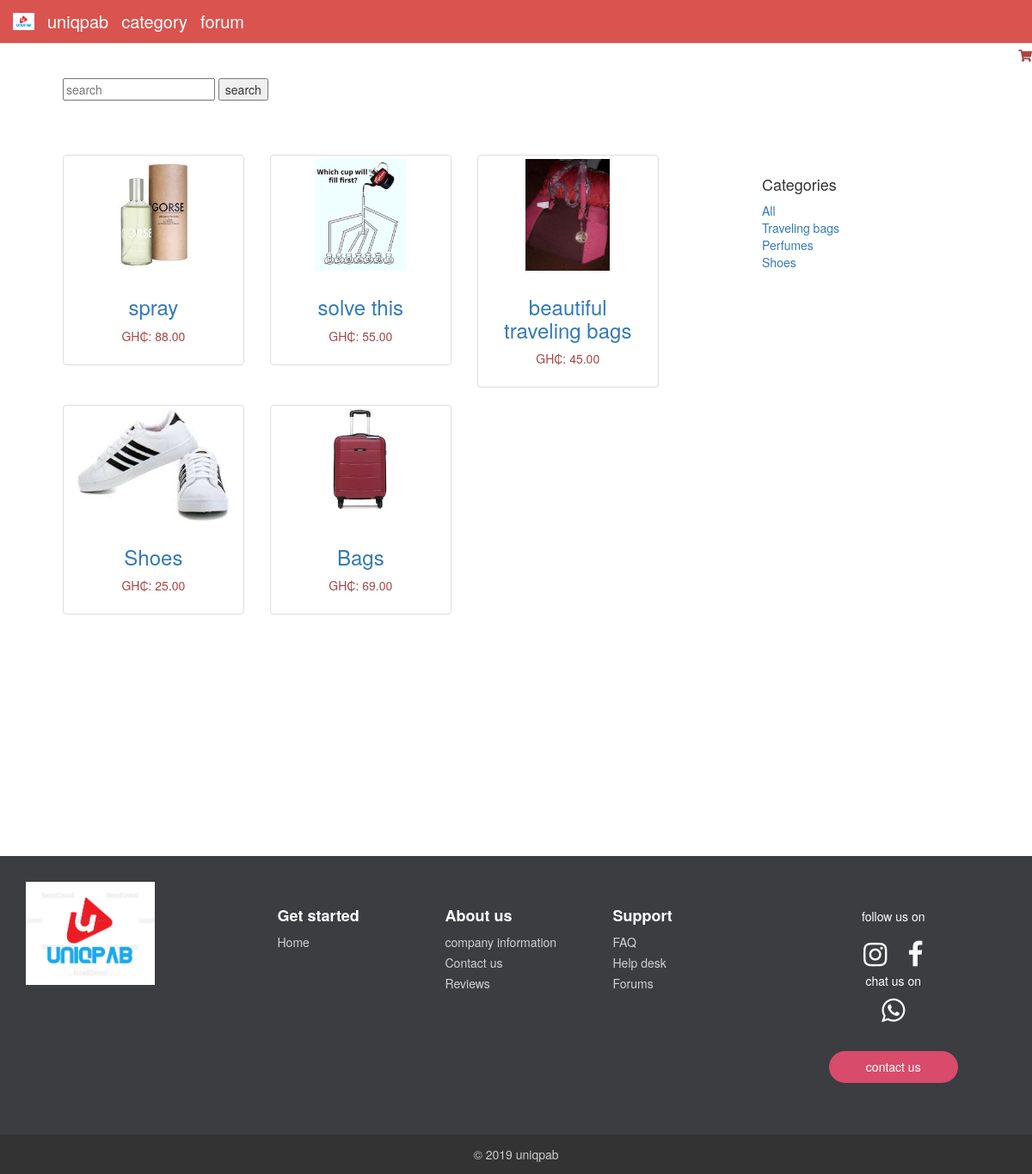
The page /aggrey on the database its author committed.
### shop/models.py (models this page shows, shortened)
class Product(models.Model):
    category = models.ForeignKey(Category, related_name='products_img', on_delete=models.CASCADE)
    name = models.CharField(max_length=100, db_index=True)
    slug = models.SlugField(max_length=100, db_index=True)
    description = models.TextField(blank=True)
    price = models.DecimalField(max_digits=10, decimal_places=2)
    available = models.BooleanField(default=True)
    stock = models.PositiveIntegerField()
    created_at = models.DateTimeField(auto_now_add=True)
    updated_at = models.DateTimeField(auto_now=True)
    image = models.ImageField(upload_to='products_img/%Y/%m/%d', blank=False,null=True)
    image1 = models.ImageField(upload_to='products_img/%Y/%m/%d', blank=True,null=True)
    image2 = models.ImageField(upload_to='products_img/%Y/%m/%d', blank=True,null=True)
    image3 = models.ImageField(upload_to='products_img/%Y/%m/%d', blank=True,null=True)
    class Meta:
        ordering = ('-name', )
        index_together = (('id', 'slug'),)
    def get_absolute_url(self):
        return reverse('shop:product_detail', args=[self.id, self.slug])

class Category(models.Model):
    name = models.CharField(max_length=150, db_index=True)
    slug = models.SlugField(max_length=150, unique=True ,db_index=True)
    created_at = models.DateTimeField(auto_now_add=True)
    updated_at = models.DateTimeField(auto_now=True)
    image = models.ImageField(upload_to='category_img/%Y/%m/%d', blank=False,null=True)
    class Meta:
        ordering = ('-created_at', )
        verbose_name = 'category'
        verbose_name_plural = 'categories'
    def get_absolute_url(self):
        return reverse('shop:product_list_by_category', args=[self.slug])

### shop/views.py (the view)
# urls.py: path('aggrey', views.product_list, name ='product_list'),
def product_list(request, category_slug=None):
    category = None
    categories = Category.objects.all()
    queryset_list = Product.objects.filter(available=True)
    query = request.GET.get('keyword')
    if query:
        queryset_list = queryset_list.filter(Q(name__icontains = query)|Q(price__lte=query))
    if category_slug:
        category = get_object_or_404(Category, slug=category_slug)
        products = Product.objects.filter(category=category)
    context = {
        'category': category,
        'categories': categories,
        'products': queryset_list,
    }
    return render(request, 'shop/product/list.html', context)

### cart/cart.py (called while the page is built)
    def __len__(self):
        return sum(item['quantity'] for item in self.cart.values())

### cart/context_processors.py (called while the page is built)
def cart(request):
    return {'cart': Cart(request)}

### shop/templates/shop/product/list.html (shortened to what this page needs)
{% extends 'shop/base.html' %}
{% load static %}
{% block content %}
<div class="container-fluid">
    <form method="GET" action="">
  <input class="my-3" type="text" name="keyword" id="" placeholder="search" value="{{ request.GET.keyword }}">
  <button type="submit">search</button>
  <div class="row" style="margin-top: 6%">
    <div class="col-sm-8 blog-main">
      <div class="blog-post">
        <div class="row">
            {% for product in products %}
            <div class="col-md-4">
              <div class="thumbnail">
                <a href="{{ product.get_absolute_url }}">
                  <img
                    src="{% if product.image %} {{ product.image.url }} {% else %} {% static 'img/default.jpg' %} {% endif %}"
                    alt="..." style="height: 130px; width: auto">
                </a>
                <div class="caption">
                  <h3 class="text-center">
                    <a href="{{ product.get_absolute_url }}">{{ product.name }}</a>
                  </h3>
                  <p class="text-center text-danger">GH₵: {{ product.price }}</p>
                </div>
              </div>
            </div>
            {% endfor %}
        </div>
      </div>
    </div>
    <div class="col-sm-3 col-sm-offset-1 blog-sidebar">
      <div class="sidebar-module">
        <h4>Categories</h4>
        <ol class="list-unstyled">
          <li {% if not category %} class="active" {% endif %}><a href="{% url 'shop:product_list' %}">All</a></li>
          {% for c in categories %}
          <li {% if category.slug == c.slug %} class="active" {% endif %}>
            <a href="{{ c.get_absolute_url }}">{{ c.name }}</a>
          </li>
          {% endfor %}
        </ol>
      </div>
    </div>
  </div>
</div>
{% endblock %}

### shop/templates/shop/base.html (shortened to what this page needs)
<!DOCTYPE html>
{% load static %}
<html lang="en">
<head>
    <link rel="stylesheet" href="https://use.fontawesome.com/releases/v5.8.1/css/all.css">
    <link rel="stylesheet" href="{% static 'css/bootstrap.min.css' %}">
    <link rel="stylesheet" href="{% static 'css/styles.css' %}">
</head>
<body>
    {% include 'shop/partials/navbar.html' %}
    <div class="row mx-4">
         <button class="btn-link pull-right" >
            {% with totail_items=cart|length %}
                {% if cart|length > 0 %}
                    <a class="" href="{% url "cart:cart_detail" %}" style="color: #ffffff;">
                        <i class="fas fa-shopping-cart text-danger"> {{ totail_items }} item{{ totail_items|pluralize }}
                            </i>
                    </a>
                    {% else %}
              <i class=" fas fa-shopping-cart text-danger">o</i>
                {% endif %}
            {% endwith %}
         </button>
         <br><br>
    </div>
{% block content %}
{% endblock %}
{% include 'shop/partials/Footer-with-button-logo.html' %}
</body>
</html>

### shop/templates/shop/partials/navbar.html (shortened to what this page needs)
{% load static %}
<nav class="navbar navbar-default navbar-fixed-top role bg-danger="navigation" style="margin-bottom: 0px; background-color:#d9534f">
  <div class="container-fluid">
      <div class="navbar-header">
     <a href="{% url 'shop:allproductlist' %}">
      <img class="navbar-brand img-responsive" src="{% static 'img/logo.png'  %}" alt="uniqpab">
     </a>
    <a class="navbar-brand  " href="{% url 'shop:allproductlist' %}" style="color: #ffffff; font-size: 20px;" >uniqpab</a>
    <a class="navbar-brand" href="{% url 'shop:category' %}" style="color: #ffffff ;font-size: 20px;">category</a>
    <a class="navbar-brand" href="{% url 'blog:blog' %}" style="color: #ffffff ;font-size: 20px;">forum</a>
  </div>
  <div class="collapse navbar-collapse" id="bs-example-navbar-collapse-1">
  </div>
  </div>
</nav>

### shop/templates/shop/partials/Footer-with-button-logo.html (shortened to what this page needs)
<!DOCTYPE html>
{% load static %}
<html>
<head>
    <link rel="stylesheet" href="http://cdnjs.cloudflare.com/ajax/libs/font-awesome/4.6.3/css/font-awesome.min.css">
    <link rel="stylesheet" href="http://maxcdn.bootstrapcdn.com/bootstrap/3.3.7/css/bootstrap.min.css">
    <link rel="stylesheet" href="{% static 'css/Footer-with-button-logo.css' %}">
</head>
<body>
    <div class="content">
    </div>
    <footer id="myFooter">
        <div class="container">
            <div class="row">
                <div class="col-sm-3">
                    <a href="{% url 'shop:allproductlist' %}">
                        <img src="{% static 'img/logo.png'  %}" alt="uniqpab" height="120" width="auto">
                    </a>
                </div>
                <div class="col-sm-2">
                    <h5>Get started</h5>
                    <ul>
                        <li><a href="{% url 'shop:allproductlist' %}">Home</a></li>
                    </ul>
                </div>
                <div class="col-sm-2">
                    <h5>About us</h5>
                    <ul>
                        <li> <a href="#">company information</a> </li>
                        <li><a href="tel:+233246394796">Contact us</a></li>
                        <li><a href="#">Reviews</a></li>
                    </ul>
                </div>
                <div class="col-sm-2">
                    <h5>Support</h5>
                    <ul>
                        <li><a href="{% url 'shop:faq' %}">FAQ</a></li>
                        <li><a href="tel:+233246394796">Help desk</a></li>
                        <li><a href="{% url 'blog:blog' %}">Forums</a></li>
                    </ul>
                </div>
                <div class="col-sm-3">
                    <div class="social-networks">
                    <p>follow us on </p>
                       <a href="https://www.instagram.com/uniqpab" class="instagram"><i class="fa fa-instagram"></i></a>
                        <a href="https://www.facebook.com/uniqpab/" class="facebook">
                            <i class="fa fa-facebook"></i></a>
                        <br>chat us on <br>
                        <a href="https://wa.me/+233246394796"> <i class="fa fa-whatsapp"></i></a>
                    </div>
                    <a class="btn btn-default btn-outline-danger" href="https://wa.me/+233246394796">contact us</a>
                </div>
            </div>
        </div>
        <div class="footer-copyright">
            <p>©
                uniqpab
            </p>
        </div>
    </footer>
</body>
</html>

### shop/static/css/styles.css (style rules this page uses)
.sidebar-module { padding: 15px; margin: 0 -15px 15px; }
.blog-post { margin-bottom: 60px; }

### shop/static/css/Footer-with-button-logo.css (style rules this page uses)
#myFooter { background-color: #3c3d41; color: white; padding-top: 30px; }
#myFooter .footer-copyright { background-color: #333333; padding-top: 3px; padding-bottom: 3px; text-align: center; }
#myFooter .row { margin-bottom: 60px; }
#myFooter .footer-copyright p { margin: 10px; color: #ccc; }
#myFooter ul { list-style-type: none; padding-left: 0; line-height: 1.7; }
#myFooter h5 { font-size: 18px; color: white; font-weight: bold; margin-top: 30px; }
#myFooter a { color: #d2d1d1; text-decoration: none; }
#myFooter .social-networks { text-align: center; padding-top: 30px; padding-bottom: 16px; }
#myFooter .social-networks a { font-size: 32px; color: #f9f9f9; padding: 10px; transition: 0.2s; }
#myFooter .btn { color: white; background-color: #d84b6b; border-radius: 20px; border: none; width: 150px; display: block; margin: 0 auto; margin-top: 10px; line-height: 25px; }
html { height: 100%; }
body { display: flex; display: -webkit-flex; flex-direction: column; -webkit-flex-direction: column; height: 100%; }
.content { flex: 1 0 auto; -webkit-flex: 1 0 auto; min-height: 200px; }
#myFooter { flex: 0 0 auto; -webkit-flex: 0 0 auto; }

### rows shown on the page
Product: image (picture), name "spray", price "88.00"
Product: image (picture), name "solve this", price "55.00"
Product: image (picture), name "beautiful traveling bags", price "45.00"
Product: image (picture), name "Shoes", price "25.00"
Product: image (picture), name "Bags", price "69.00"
Category: name "Traveling bags"
Category: name "Perfumes"
Category: name "Shoes"
